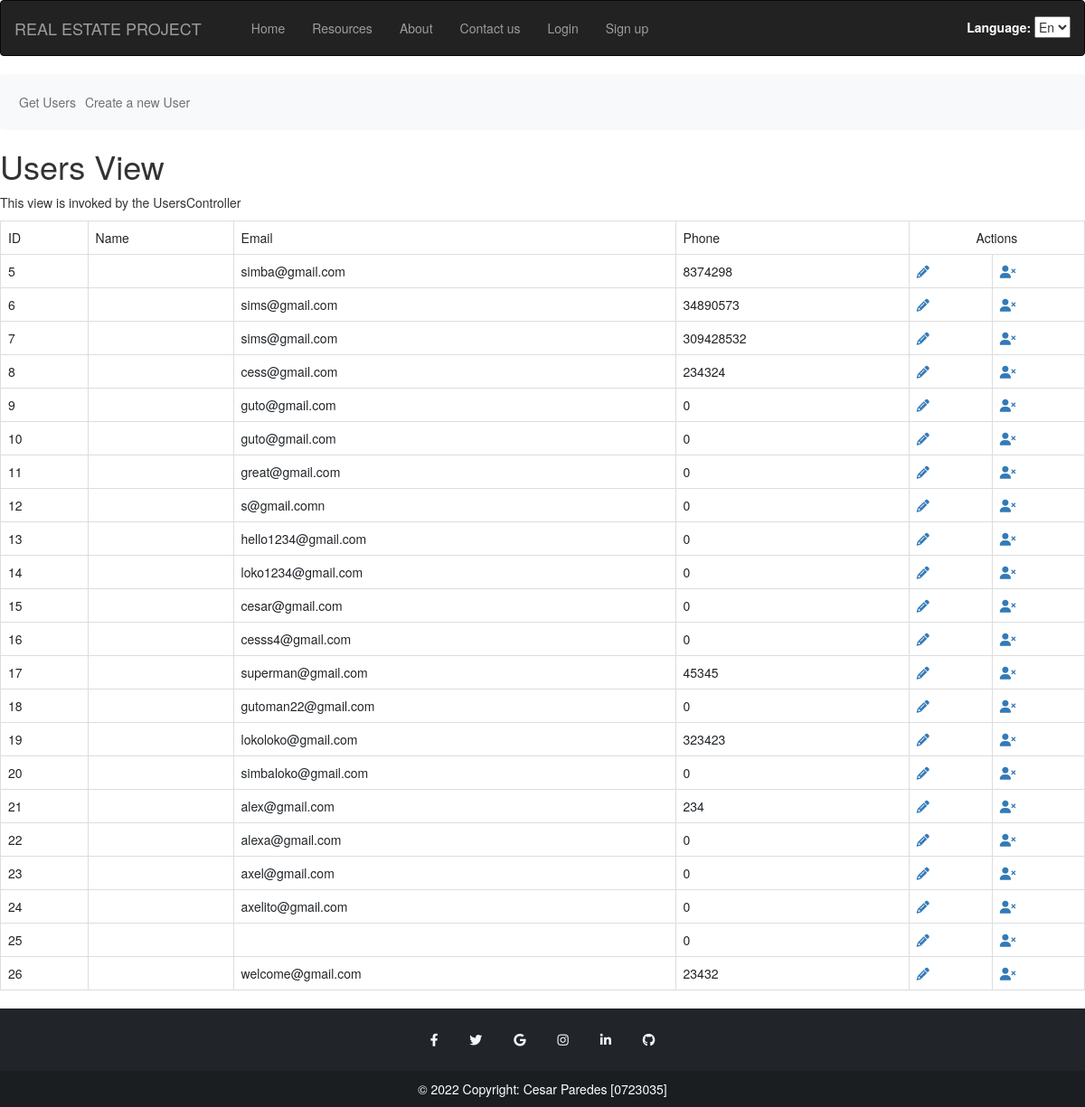
The app's page /Users/getUsers with its own data.
### tables this page shows
CREATE TABLE `users` (
  `id` int(11) NOT NULL,
  `username` varchar(133) NOT NULL,
  `email` varchar(133) NOT NULL,
  `phone` int(133) DEFAULT NULL,
  `password` varchar(133) NOT NULL,
  `firstname` varchar(133) NOT NULL,
  `lastname` varchar(133) NOT NULL,
  `secretkey` varchar(256) DEFAULT NULL,
  `active` tinyint(4) DEFAULT NULL,
  `twofaissetup` tinyint(4) DEFAULT NULL,
  `twofaenabled` tinyint(4) DEFAULT NULL
);

### app/controllers/Users.php (called while the page is built, shortened)
<?php
class Users extends Controller
{
    public function __construct()
    {
        $this->usersModel = $this->model('usersModel');
    }
    public function getUsers()
    {
        $users_value = $this->usersModel->getUsers();
        $data = [
            'users_key' => $users_value
        ];
        $this->view('Users/users_view', $data);
    }
}

### app/core/App.php (called while the page is built, shortened)
<?php
class App{
    protected $currentMethod = 'index';
    public function __construct(){
        $url = $this->parseURL();
        if(file_exists('../app/controllers/'.$url[0].'.php')){
            unset($url[0]);
        }
        $this->currentController = new $this->currentController;
        if(isset($url[1])){
            if(method_exists($this->currentController,$url[1])){
                $this->currentMethod = $url[1];
                unset($url[1]);
            }
        }
        $this->params = $url ? array_values($url) : [];
        call_user_func_array([$this->currentController, $this->currentMethod], $this->params);
    }
    public function parseURL(){
        if(isset($_GET['url'])){
            $url = rtrim($_GET['url'],'/');
            $url = filter_var($url, FILTER_SANITIZE_URL);
            $url = explode('/',$url);
            return $url;
        }
    }
}
?>

### public/index.php (called while the page is built, shortened)
<?php
    $app = new App();

### app/core/Model.php (called while the page is built, shortened)
<?php
class Model{
    private $host = DB_HOST;
    private $user = DB_USER;
    private $pass = DB_PASS;
    private $dbname = DB_NAME;
    public $dbh;
    private $stmt;
    public function __construct(){
        $dsn = 'mysql:host='. $this->host.';dbname='.$this->dbname;
        $options = array(
            PDO::ATTR_PERSISTENT => true,
            PDO::ATTR_ERRMODE => PDO::ERRMODE_EXCEPTION
        );
        try{
            $this->dbh = new PDO($dsn, $this->user, $this->pass, $options);
        }
        catch(PDOException $e){
            $this->error = $e->getMessage();
            echo $this->error;
        }
    }
    public function query($sql){
        $this->stmt = $this->dbh->prepare($sql);
    }
    public function execute(){
        return $this->stmt->execute();
    }
    public function getResultSet(){
        $this->execute();
        return $this->stmt->fetchAll(PDO::FETCH_OBJ);
    }
}
?>

### app/models/usersModel.php (called while the page is built, shortened)
<?php
class usersModel
{
    public function __construct()
    {
        $this->db = new Model;
    }
    public function getUsers()
    {
        $this->db->query("SELECT * from users");
        return $this->db->getResultSet();
    }
}

### app/views/Users/users_view.php (the view)
<?php require APPROOT . '/views/includes/header.php'; ?>
<?php require APPROOT . '/views/Users/nav_Users.php'; ?>
<h1>Users View</h1>
<p>This view is invoked by the UsersController</p>
<table class="table table-bordered">
    <tr>
        <td>ID</td>
        <td>Name</td>
        <td>Email</td>
        <td>Phone</td>
        <td colspan="2" class="text-center">Actions</td>
    </tr>
    <?php
    foreach ($data['users_key'] as $user) {
        echo "<tr>";
        echo "<td>$user->id</td>";
        echo "<td>$user->name</td>";
        echo "<td>$user->email</td>";
        echo "<td>$user->phone</td>";
        echo "<td> <a href='/MVC/Users/update/$user->id'> <i class='fa-solid fa-pencil'></i> </a></td>";
        echo "<td> <a href='/MVC/Users/delete/$user->id' onclick='return confirmDelete()'> <i class='fa-solid fa-user-xmark'></i> </a></td>";
        echo "</tr>";
    }
    ?>
</table>
<?php require APPROOT . '/views/includes/footer.php'; ?>

### app/core/Controller.php (shortened to what this page needs)
<?php
class Controller{
    public function view($name, $data=[]){
        if(file_exists('../app/views/'.$name.'.php')){
            require_once('../app/views/'.$name.'.php');
        }
        else{
            echo "View not found!";
        }
    }
    public function model($modelName){
        return new $modelName;
    }
}
?>

### app/views/includes/header.php (shortened to what this page needs)
<!DOCTYPE html>
<html lang="en">
<head>
  <link rel="stylesheet" href="<?php echo URLROOT; ?>/public/css/style.css">
  <link href="https://cdn.jsdelivr.net/npm/bootstrap@5.1.3/dist/css/bootstrap.min.css" rel="stylesheet">
  <link rel="stylesheet" href="https://cdnjs.cloudflare.com/ajax/libs/font-awesome/6.1.1/css/all.min.css" />
<link rel="stylesheet" href="https://maxcdn.bootstrapcdn.com/bootstrap/3.4.1/css/bootstrap.min.css">
</head>
<body>
  <nav class="navbar navbar-expand-lg navbar navbar-inverse">
      <div class="container-fluid">
     <div class="navbar-header">
      <a class="navbar-brand" href="/mvc/Home">REAL ESTATE PROJECT</a>
      </div>
      <div class="collapse navbar-collapse" id="myNavbar">
        <ul class="nav navbar-nav">
        <li><a href="/mvc/Home"><?php echo _("Home"); ?></a></li>
        <li><a href="/mvc/Resources"><?php echo _("Resources"); ?></a></li>
        <li><a href="/mvc/About"><?php echo _("About"); ?></a></li>
        <li><a href="/mvc/Contact"><?php echo _("Contact us"); ?></a></li>
        </ul>
          <ul class="nav navbar-nav">
            <?php $membershipProvider = new MembershipProvider();?>
            <?php if($membershipProvider->loggedIn()):?>
              <li>
                <a href="/mvc/login/logout"><?php echo _("Logout"); ?></a>
              </li>
              <?php else: ?>
                <li>
                  <a href="/mvc/Login/login"><?php echo _("Login"); ?></a>
                </li>
                <li>
                  <a href="/mvc/Register/createuser"><?php echo _("Sign up"); ?></a>
                </li>
            <?php endif; ?>
         </ul>
      </div>
    <div>
    <label for="languages" style="color:white" >Language:</label>
	  <select name="languages" id="languages" onchange="switchlanguage(this)">
    <option value="en"
    <?php if(!empty($_GET['lang'])){
     echo $_GET['lang'] == 'en' ? 'selected="selected"' : '';
    }
    ?>
    >En</option>
	  </select>
    </div>
  </nav>
</body>
</html>

### app/views/Users/nav_Users.php
<nav class="navbar navbar-expand-lg navbar-light bg-light">
    <div class="collapse navbar-collapse" id="navbarSupportedContent">
        <ul class="navbar-nav mr-auto">
            <li class="nav-item">
                <a class="nav-link" href="/MVC/Users/getUsers">Get Users</a>
            </li>
            <li class="nav-item">
                <a class="nav-link" href="/MVC/Users/createUser">Create a new User</a>
            </li>
        </ul>
    </div>
</nav>

### app/views/includes/footer.php
<footer class="bg-dark text-center text-white">
  <div class="container p-4 pb-0">
    <section class="mb-4">
      <a class="btn btn-outline-light btn-floating m-1" href="#!" role="button"
        ><i class="fab fa-facebook-f"></i
      ></a>
      <a class="btn btn-outline-light btn-floating m-1" href="#!" role="button"
        ><i class="fab fa-twitter"></i
      ></a>
      <a class="btn btn-outline-light btn-floating m-1" href="#!" role="button"
        ><i class="fab fa-google"></i
      ></a>
      <a class="btn btn-outline-light btn-floating m-1" href="#!" role="button"
        ><i class="fab fa-instagram"></i
      ></a>
      <a class="btn btn-outline-light btn-floating m-1" href="#!" role="button"
        ><i class="fab fa-linkedin-in"></i
      ></a>
      <a class="btn btn-outline-light btn-floating m-1" href="#!" role="button"
        ><i class="fab fa-github"></i
      ></a>
    </section>
  </div>
  <div class="text-center p-3" style="background-color: rgba(0, 0, 0, 0.2);">
    © 2022 <?php echo _("Copyright:"); ?>
    <a class="text-white" href="https://mdbootstrap.com/">Cesar Paredes [0723035]</a>
  </div>
</footer>

### records on screen
users: id "5", email "simba@gmail.com", phone "8374298"
users: id "6", email "sims@gmail.com", phone "34890573"
users: id "7", email "sims@gmail.com", phone "309428532"
users: id "8", email "cess@gmail.com", phone "234324"
users: id "9", email "guto@gmail.com", phone "0"
users: id "10", email "guto@gmail.com", phone "0"
users: id "11", email "great@gmail.com", phone "0"
users: id "12", email "s@gmail.comn", phone "0"
users: id "13", email "hello1234@gmail.com", phone "0"
users: id "14", email "loko1234@gmail.com", phone "0"
users: id "15", email "cesar@gmail.com", phone "0"
users: id "16", email "cesss4@gmail.com", phone "0"
users: id "17", email "superman@gmail.com", phone "45345"
users: id "18", email "gutoman22@gmail.com", phone "0"
users: id "19", email "lokoloko@gmail.com", phone "323423"
users: id "20", email "simbaloko@gmail.com", phone "0"
users: id "21", email "alex@gmail.com", phone "234"
users: id "22", email "alexa@gmail.com", phone "0"
users: id "23", email "axel@gmail.com", phone "0"
users: id "24", email "axelito@gmail.com", phone "0"
users: id "25", phone "0"
users: id "26", email "welcome@gmail.com", phone "23432"

### other values on screen
_("Home") "Home"
_("Resources") "Resources"
_("About") "About"
_("Contact us") "Contact us"
_("Login") "Login"
_("Sign up") "Sign up"
_("Copyright:") "Copyright:"
